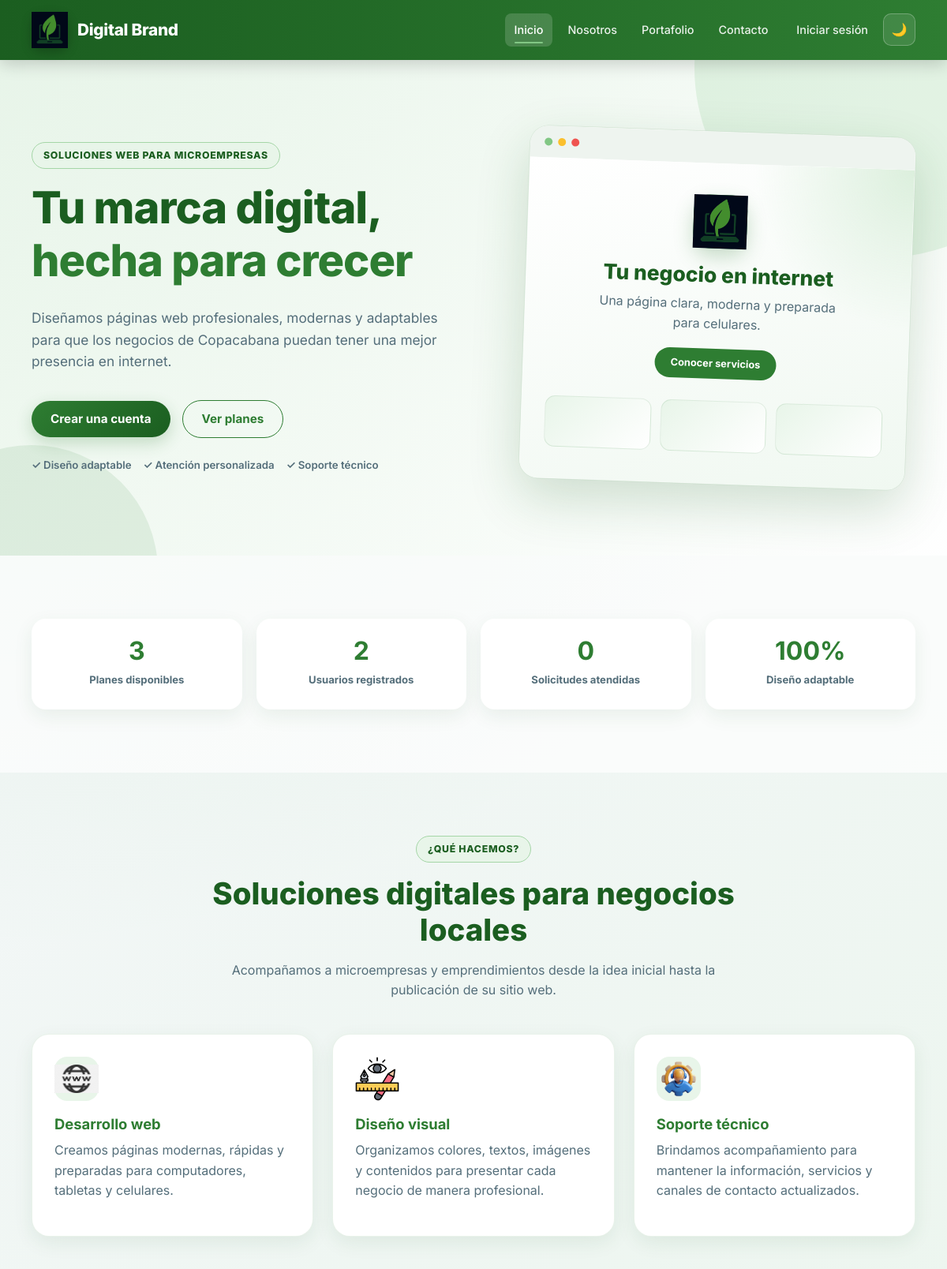
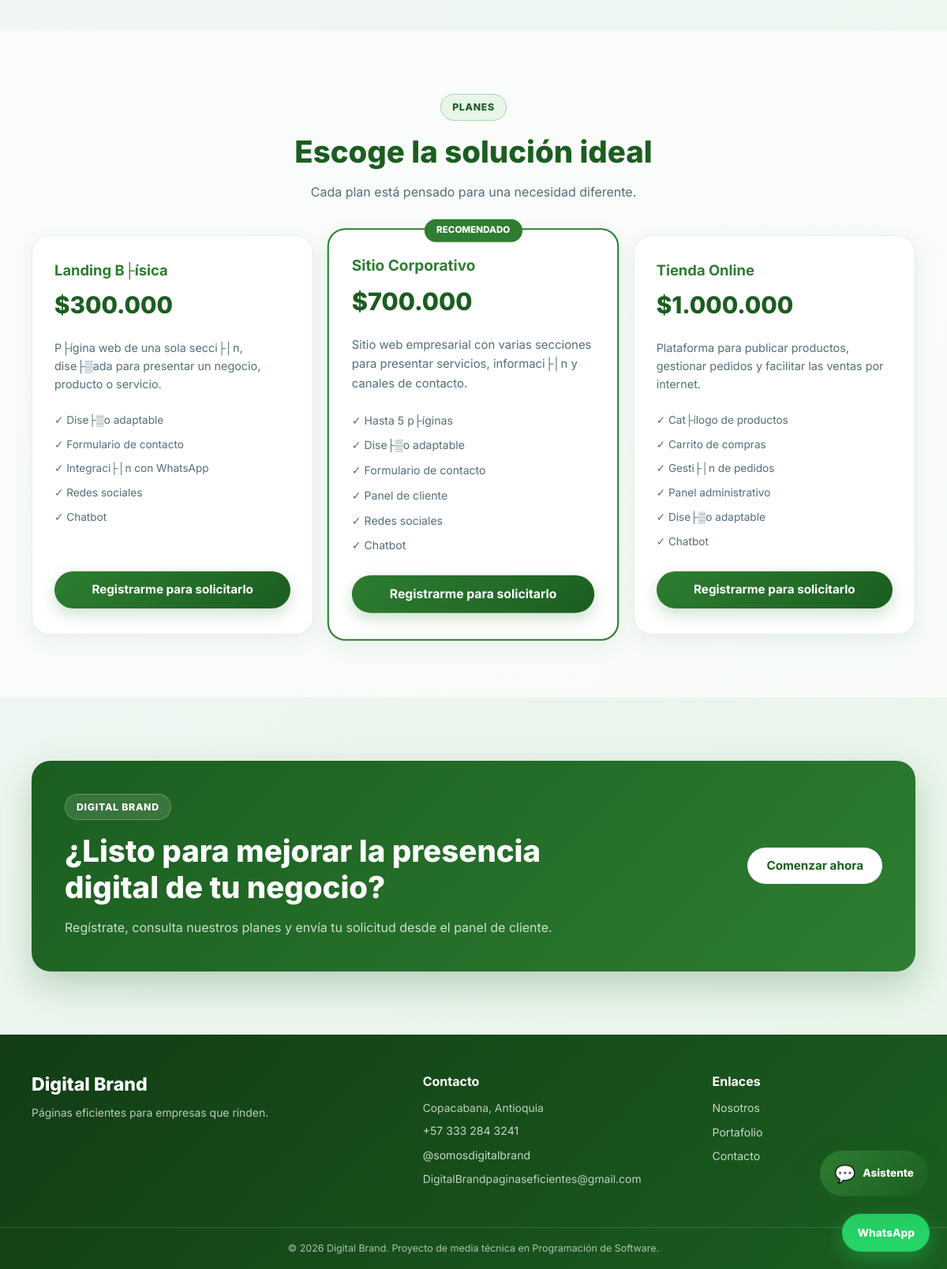
The page / on the database its author committed (2 pictures, top to bottom).
### tables this page shows
CREATE TABLE `servicios` (
  `id_servicio` int(10) UNSIGNED NOT NULL,
  `nombre` varchar(100) NOT NULL,
  `descripcion` text NOT NULL,
  `precio` decimal(12,2) NOT NULL DEFAULT 0.00,
  `caracteristicas` text DEFAULT NULL,
  `estado` enum('activo','inactivo') NOT NULL DEFAULT 'activo',
  `fecha_creacion` timestamp NOT NULL DEFAULT current_timestamp(),
  `fecha_actualizacion` timestamp NOT NULL DEFAULT current_timestamp() ON UPDATE current_timestamp()
);

### includes/funciones.php (called while the page is built, shortened)
<?php
function escapar($dato)
{
    return htmlspecialchars($dato, ENT_QUOTES, 'UTF-8');
}
function usuarioAutenticado()
{
    return isset($_SESSION['id_usuario']);
}
function formatearPrecio($precio)
{
    return '$' . number_format($precio, 0, ',', '.');
}

### index.php (the view, shortened to what this page needs)
<?php
require_once __DIR__ . '/includes/header.php';
$conexion = Database::conectar();
$totalServicios = $conexion->query(
    "SELECT COUNT(*) FROM servicios WHERE estado = 'activo'"
)->fetchColumn();
$totalUsuarios = $conexion->query(
    "SELECT COUNT(*) FROM usuarios WHERE estado = 'activo'"
)->fetchColumn();
$totalSolicitudesAtendidas = $conexion->query(
    "SELECT COUNT(*) FROM solicitudes_planes WHERE estado = 'atendida'"
)->fetchColumn();
$servicios = $conexion->query(
    "SELECT id_servicio, nombre, descripcion, precio, caracteristicas
     FROM servicios
     WHERE estado = 'activo'
     ORDER BY precio ASC"
)->fetchAll();
?>
<section class="hero-principal">
    <div class="contenedor hero-contenido">
        <div class="hero-texto">
            <span class="etiqueta-superior">
                Soluciones web para microempresas
            </span>
            <h1>
                Tu marca digital,
                <span>hecha para crecer</span>
            </h1>
            <p>
                Diseñamos páginas web profesionales, modernas y adaptables
                para que los negocios de Copacabana puedan tener una mejor
                presencia en internet.
            </p>
            <div class="hero-botones">
                <a
                    href="<?php echo APP_URL; ?>/registro.php"
                    class="boton"
                >
                    Crear una cuenta
                </a>
                <a
                    href="#planes"
                    class="boton boton-secundario"
                >
                    Ver planes
                </a>
            </div>
            <div class="hero-confianza">
                <span>✓ Diseño adaptable</span>
                <span>✓ Atención personalizada</span>
                <span>✓ Soporte técnico</span>
            </div>
        </div>
        <div class="hero-visual">
            <div class="ventana-web">
                <div class="ventana-barra">
                    <span></span>
                    <span></span>
                    <span></span>
                </div>
                <div class="ventana-contenido">
                    <div class="vista-logo">
                        <img src="<?php echo APP_URL; ?>/assets/img/logo.jpeg"
                        alt="Logo de Digital Brand">
                    </div>
                    <h2>Tu negocio en internet</h2>
                    <p>
                        Una página clara, moderna y preparada para celulares.
                    </p>
                    <div class="vista-boton">
                        Conocer servicios
                    </div>
                    <div class="vista-tarjetas">
                        <div></div>
                        <div></div>
                        <div></div>
                    </div>
                </div>
            </div>
        </div>
    </div>
</section>
<section class="seccion seccion-clara">
    <div class="contenedor">
        <div class="estadisticas-grid">
            <article class="estadistica">
                <strong>
                    <?php echo (int) $totalServicios; ?>
                </strong>
                <span>
                    Planes disponibles
                </span>
            </article>
            <article class="estadistica">
                <strong>
                    <?php echo (int) $totalUsuarios; ?>
                </strong>
                <span>
                    Usuarios registrados
                </span>
            </article>
            <article class="estadistica">
                <strong>
                    <?php echo (int) $totalSolicitudesAtendidas; ?>
                </strong>
                <span>
                    Solicitudes atendidas
                </span>
            </article>
            <article class="estadistica">
                <strong>
                    100%
                </strong>
                <span>
                    Diseño adaptable
                </span>
            </article>
        </div>
    </div>
</section>
<section class="seccion">
    <div class="contenedor">
        <div class="encabezado-seccion">
            <span class="etiqueta-superior">
                ¿Qué hacemos?
            </span>
            <h2>
                Soluciones digitales para negocios locales
            </h2>
            <p>
                Acompañamos a microempresas y emprendimientos desde la idea
                inicial hasta la publicación de su sitio web.
            </p>
        </div>
        <div class="cuadricula">
            <article class="tarjeta">
                <div class="tarjeta-icono">
                    <img src="<?php echo APP_URL; ?>/assets/img/emojis/ds.png"
                         alt="Icono de desarrollo web">
                </div>
                <h3>
                    Desarrollo web
                </h3>
                <p>
                    Creamos páginas modernas, rápidas y preparadas para
                    computadores, tabletas y celulares.
                </p>
            </article>
            <article class="tarjeta">
                <div class="tarjeta-icono">
                    <img src="<?php echo APP_URL; ?>/assets/img/emojis/vs.png"
                         alt="Icono de diseño visual">
                </div>
                <h3>
                    Diseño visual
                </h3>
                <p>
                    Organizamos colores, textos, imágenes y contenidos para
                    presentar cada negocio de manera profesional.
                </p>
            </article>
            <article class="tarjeta">
                <div class="tarjeta-icono">
                    <img src="<?php echo APP_URL; ?>/assets/img/emojis/st.png"
                         alt="Icono de soporte técnico">
                </div>
                <h3>
                    Soporte técnico
                </h3>
                <p>
                    Brindamos acompañamiento para mantener la información,
                    servicios y canales de contacto actualizados.
                </p>
            </article>
        </div>
    </div>
</section>
<section class="seccion seccion-clara" id="planes">
    <div class="contenedor">
        <div class="encabezado-seccion">
            <span class="etiqueta-superior">
                Planes
            </span>
            <h2>
                Escoge la solución ideal
            </h2>
            <p>
                Cada plan está pensado para una necesidad diferente.
            </p>
        </div>
        <div class="planes-grid">
            <?php foreach ($servicios as $indice => $servicio): ?>
                <?php
                $caracteristicas = explode(
                    '|',
                    $servicio['caracteristicas']
                );
                ?>
                <article
                    class="plan-tarjeta <?php echo $indice === 1 ? 'plan-destacado' : ''; ?>"
                >
                    <?php if ($indice === 1): ?>
                        <span class="plan-insignia">
                            Recomendado
                        </span>
                    <?php endif; ?>
                    <h3>
                        <?php echo escapar($servicio['nombre']); ?>
                    </h3>
                    <div class="plan-precio">
                        <?php echo formatearPrecio($servicio['precio']); ?>
                    </div>
                    <p>
                        <?php echo escapar($servicio['descripcion']); ?>
                    </p>
                    <ul>
                        <?php foreach ($caracteristicas as $caracteristica): ?>
                            <li>
                                ✓ <?php echo escapar($caracteristica); ?>
                            </li>
                        <?php endforeach; ?>
                    </ul>
                    <?php if (usuarioAutenticado()): ?>
                        <a
                            href="<?php echo APP_URL; ?>/usuario/servicios.php"
                            class="boton boton-ancho"
                        >
                            Solicitar este plan
                        </a>
                    <?php else: ?>
                        <a
                            href="<?php echo APP_URL; ?>/registro.php"
                            class="boton boton-ancho"
                        >
                            Registrarme para solicitarlo
                        </a>
                    <?php endif; ?>
                </article>
            <?php endforeach; ?>
        </div>
    </div>
</section>
<section class="seccion">
    <div class="contenedor llamada-accion">
        <div>
            <span class="etiqueta-superior etiqueta-clara">
                Digital Brand
            </span>
            <h2>
                ¿Listo para mejorar la presencia digital de tu negocio?
            </h2>
            <p>
                Regístrate, consulta nuestros planes y envía tu solicitud
                desde el panel de cliente.
            </p>
        </div>
        <a
            href="<?php echo APP_URL; ?>/registro.php"
            class="boton boton-claro"
        >
            Comenzar ahora
        </a>
    </div>
</section>
<?php
require_once __DIR__ . '/includes/footer.php';
?>

### includes/header.php (shortened to what this page needs)
<?php
require_once __DIR__ . '/funciones.php';
$paginaActual = basename($_SERVER['PHP_SELF']);
$usuarioLogueado = usuarioAutenticado();
?>
<!DOCTYPE html>
<html lang="es">
<head>
    <link
        rel="stylesheet"
        href="<?php echo APP_URL; ?>/assets/css/estilo.css"
    >
</head>
<body>
<header class="encabezado">
    <div class="contenedor navegacion">
        <a
            class="marca"
            href="<?php echo APP_URL; ?>/index.php"
            aria-label="Ir al inicio de Digital Brand"
        >
            <span class="marca-logo">
                <img src="<?php echo APP_URL; ?>/assets/img/logo.jpeg"
                alt="Logo de Digital Brand">
            </span>
            <span class="marca-texto">
                Digital Brand
            </span>
        </a>
        <nav
            class="menu-principal"
            id="menu-principal"
            aria-label="Navegación principal"
        >
            <a
                href="<?php echo APP_URL; ?>/index.php"
                class="<?php
                    echo $paginaActual === 'index.php'
                        ? 'activo'
                        : '';
                ?>"
            >
                Inicio
            </a>
            <a
                href="<?php echo APP_URL; ?>/nosotros.php"
                class="<?php
                    echo $paginaActual === 'nosotros.php'
                        ? 'activo'
                        : '';
                ?>"
            >
                Nosotros
            </a>
            <a
                href="<?php echo APP_URL; ?>/portafolio.php"
                class="<?php
                    echo $paginaActual === 'portafolio.php'
                        ? 'activo'
                        : '';
                ?>"
            >
                Portafolio
            </a>
            <?php if (!$usuarioLogueado): ?>
                <a
                    href="<?php echo APP_URL; ?>/contacto.php"
                    class="<?php
                        echo $paginaActual === 'contacto.php'
                            ? 'activo'
                            : '';
                    ?>"
                >
                    Contacto
                </a>
                <a
                    href="<?php echo APP_URL; ?>/login.php"
                    class="enlace-cuenta <?php
                        echo $paginaActual === 'login.php'
                            ? 'activo'
                            : '';
                    ?>"
                >
                    Iniciar sesión
                </a>
            <?php endif; ?>
            <button
                type="button"
                id="btn-modo"
                class="boton-modo"
                aria-label="Cambiar modo de color"
                title="Cambiar modo"
            >
                🌙
            </button>
        </nav>
    </div>
</header>
<main class="contenido-principal">

### includes/footer.php (shortened to what this page needs)
</main>
<footer class="pie-pagina">
    <div class="contenedor pie-contenido">
        <div>
            <h2>Digital Brand</h2>
            <p>
                Páginas eficientes para empresas que rinden.
            </p>
        </div>
        <div>
            <h3>Contacto</h3>
            <p>
                Copacabana, Antioquia
            </p>
           <a href="https://api.whatsapp.com/send/?phone=573332843241&text=Hola%2C+quiero+m%C3%A1s+informaci%C3%B3n+sobre+Digital+Brand&type=phone_number&app_absent=0">
                +57 333 284 3241
            </a>
            <a href= "https://www.instagram.com/somosdigitalbrand?utm_source=ig_web_button_share_sheet&stkn=ZDNlZDc0MzIxNw==">
                @somosdigitalbrand
            </a>
            <p>
                DigitalBrandpaginaseficientes@gmail.com
            </p>
        </div>
        <div>
            <h3>Enlaces</h3>
            <a href="<?php echo APP_URL; ?>/nosotros.php">
                Nosotros
            </a>
            <a href="<?php echo APP_URL; ?>/portafolio.php">
                Portafolio
            </a>
            <a href="<?php echo APP_URL; ?>/contacto.php">
                Contacto
            </a>
        </div>
    </div>
    <div class="pie-inferior">
        <p>
            © <?php echo date('Y'); ?> Digital Brand.
            Proyecto de media técnica en Programación de Software.
        </p>
    </div>
</footer>
<a
    href="https://wa.me/573332843241?text=Hola,%20quiero%20más%20información%20sobre%20Digital%20Brand"
    class="boton-whatsapp"
    target="_blank"
    rel="noopener noreferrer"
    aria-label="Contactar por WhatsApp"
>
    WhatsApp
</a>
<?php
require_once __DIR__ . '/chatbot.php';
?>
</body>
</html>

### includes/chatbot.php (shortened to what this page needs)
<div
    id="chatbot-contenedor"
    class="chatbot-contenedor"
>
    <button
        type="button"
        id="chatbot-boton"
        class="chatbot-boton"
        aria-label="Abrir asistente virtual"
        aria-expanded="false"
        aria-controls="chatbot-panel"
    >
        <span class="chatbot-boton-icono">
            💬
        </span>
        <span class="chatbot-boton-texto">
            Asistente
        </span>
    </button>
</div>

### rows shown on the page
servicios: nombre "Landing B├ísica", precio "$300.000", descripcion "P├ígina web de una sola secci├│n, dise├▒ada para presentar un negocio, producto o servicio.", caracteristicas "Dise├▒o adaptable", caracteristicas "Formulario de contacto", caracteristicas "Integraci├│n con WhatsApp", caracteristicas "Redes sociales", caracteristicas "Chatbot"
servicios: shows "RECOMENDADO", nombre "Sitio Corporativo", precio "$700.000", descripcion "Sitio web empresarial con varias secciones para presentar servicios, informaci├│n y canales de contacto.", caracteristicas "Hasta 5 p├íginas", caracteristicas "Dise├▒o adaptable", caracteristicas "Formulario de contacto", caracteristicas "Panel de cliente", caracteristicas "Redes sociales", caracteristicas "Chatbot"
servicios: nombre "Tienda Online", precio "$1.000.000", descripcion "Plataforma para publicar productos, gestionar pedidos y facilitar las ventas por internet.", caracteristicas "Cat├ílogo de productos", caracteristicas "Carrito de compras", caracteristicas "Gesti├│n de pedidos", caracteristicas "Panel administrativo", caracteristicas "Dise├▒o adaptable", caracteristicas "Chatbot"

### other values the page prints
$totalServicios "3"
$totalUsuarios "2"
$totalSolicitudesAtendidas "0"
